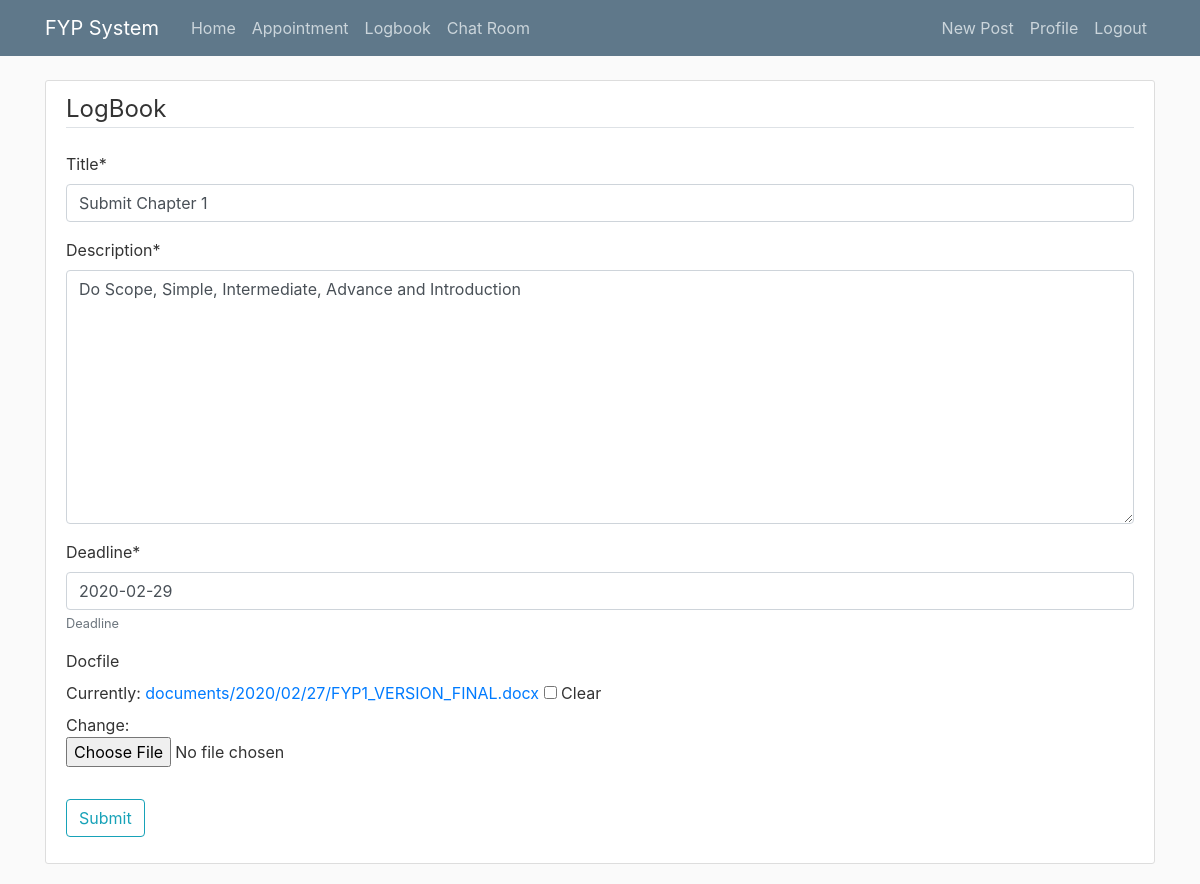
The app's page /logbook/1/update/ (signed in) with its own data.
### logbook/models.py (models this page shows, shortened)
class LogBook(models.Model):
    STATUS = (
			('End', 'End'),
			('Pending', 'Pending'),
			('Ongoing', 'Ongoing'),
			)
    title=models.CharField(max_length=100,default="")
    description=models.TextField(max_length=1000,default="")
    coordinator = models.ForeignKey(User, on_delete=models.CASCADE,related_name='admin')
    end_date = models.DateField(u'Deadline', help_text=u'Deadline', null=True)
    status = models.CharField(max_length = 50, null=True, choices=STATUS, default = 'Pending')
    created = models.DateTimeField(editable=False, null=True)
    updated = models.DateTimeField(editable=False, null=True)
    docfile = models.FileField(upload_to='documents/%Y/%m/%d',blank=True,null=True)

### logbook/views.py (the view, shortened to what this page needs)
# urls.py: path('<int:pk>/update/', views.LogBookUpdateView.as_view(),name='log-update'),
class LogBookUpdateView(LoginRequiredMixin,UserPassesTestMixin,UpdateView):
    model = LogBook
    fields = ['title','description','end_date','docfile']
    def test_func(self):
        logbook = self.get_object()
        if self.request.user == logbook.coordinator:
            return True
        return False

### logbook/templates/logbook/logbook_form.html (shortened to what this page needs)
{% extends "announcement/base.html"%}
{% load crispy_forms_tags %}
{% block content %}
<div class="content-section">
    <form method="post" enctype="multipart/form-data">
        <fieldset class="form-group">
            <legend class="border-bottom mb-4">LogBook
            </legend>
            {{ form|crispy }}
        </fieldset>
        <div class="form-group">
            <button class ="btn btn-outline-info" type="submit"> Submit </button>
        </div>
    </form>
</div>
{% endblock content %}

### Announcement/static/announcement/main.css (style rules this page uses)
body { background: #fafafa; color: #333333; margin-top: 5rem; }
.content-section { background: #ffffff; padding: 10px 20px; border: 1px solid #dddddd; border-radius: 3px; margin-bottom: 20px; }

### records on screen
LogBook: title "Submit Chapter 1", description "Do Scope, Simple, Intermediate, Advance and Introduction", end_date "2020-02-29"
